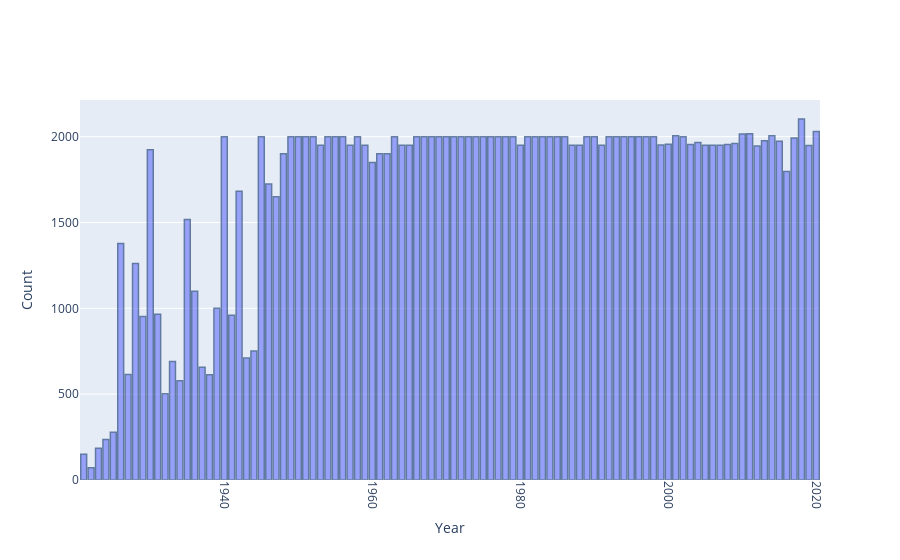

Here is the notebook cell this chart was saved with:
### Markdown cell above
- Let's investigate the popularity on musical genres over time.
- We can achieve that by counting the number of times they appear each year.

### Code cell
year_counts = track_data['year'].value_counts().sort_index()

fig = go.Figure(data=[
    go.Bar(
        x=year_counts.index,
        y=year_counts.values,
        marker_line_color='rgb(8,48,107)',
        marker_line_width=1.5,
        opacity=0.6
    )
])

fig.update_layout(
    xaxis_title='Year',
    yaxis_title='Count',
    xaxis=dict(tickangle=90)
)

fig.show()

### Figure 1 — Plotly figure (JSON) as saved in the notebook; plotly's stock layout.template omitted (floating-point values rounded to 4 significant figures)
{"data": [{"marker": {"line": {"color": "rgb(8,48,107)", "width": 1.5}}, "opacity": 0.6, "type": "bar", "x": [1921, 1922, 1923, 1924, 1925, 1926, 1927, 1928, 1929, 1930, 1931, 1932, 1933, 1934, 1935, 1936, 1937, 1938, 1939, 1940, 1941, 1942, 1943, 1944, 1945, 1946, 1947, 1948, 1949, 1950, 1951, 1952, 1953, 1954, 1955, 1956, 1957, 1958, 1959, 1960, 1961, 1962, 1963, 1964, 1965, 1966, 1967, 1968, 1969, 1970, 1971, 1972, 1973, 1974, 1975, 1976, 1977, 1978, 1979, 1980, 1981, 1982, 1983, 1984, 1985, 1986, 1987, 1988, 1989, 1990, 1991, 1992, 1993, 1994, 1995, 1996, 1997, 1998, 1999, 2000, 2001, 2002, 2003, 2004, 2005, 2006, 2007, 2008, 2009, 2010, 2011, 2012, 2013, 2014, 2015, 2016, 2017, 2018, 2019, 2020], "y": [150, 71, 185, 236, 278, 1378, 615, 1261, 952, 1924, 966, 502, 691, 578, 1518, 1100, 657, 613, 1000, 2000, 960, 1682, 710, 752, 2000, 1724, 1650, 1900, 2000, 2000, 2000, 2000, 1950, 2000, 2000, 2000, 1950, 2000, 1950, 1850, 1900, 1900, 2000, 1950, 1950, 2000, 1999, 2000, 2000, 2000, 2000, 2000, 2000, 2000, 2000, 2000, 2000, 2000, 2000, 1950, 2000, 2000, 2000, 2000, 2000, 2000, 1950, 1950, 2000, 2000, 1950, 2000, 2000, 2000, 2000, 2000, 2000, 2000, 1951, 1956, 2005, 2000, 1954, 1966, 1950, 1950, 1950, 1955, 1960, 2016, 2017, 1945, 1976, 2005, 1974, 1797, 1992, 2103, 1949, 2030]}], "layout": {"xaxis": {"tickangle": 90, "title": {"text": "Year"}}, "yaxis": {"title": {"text": "Count"}}}}
